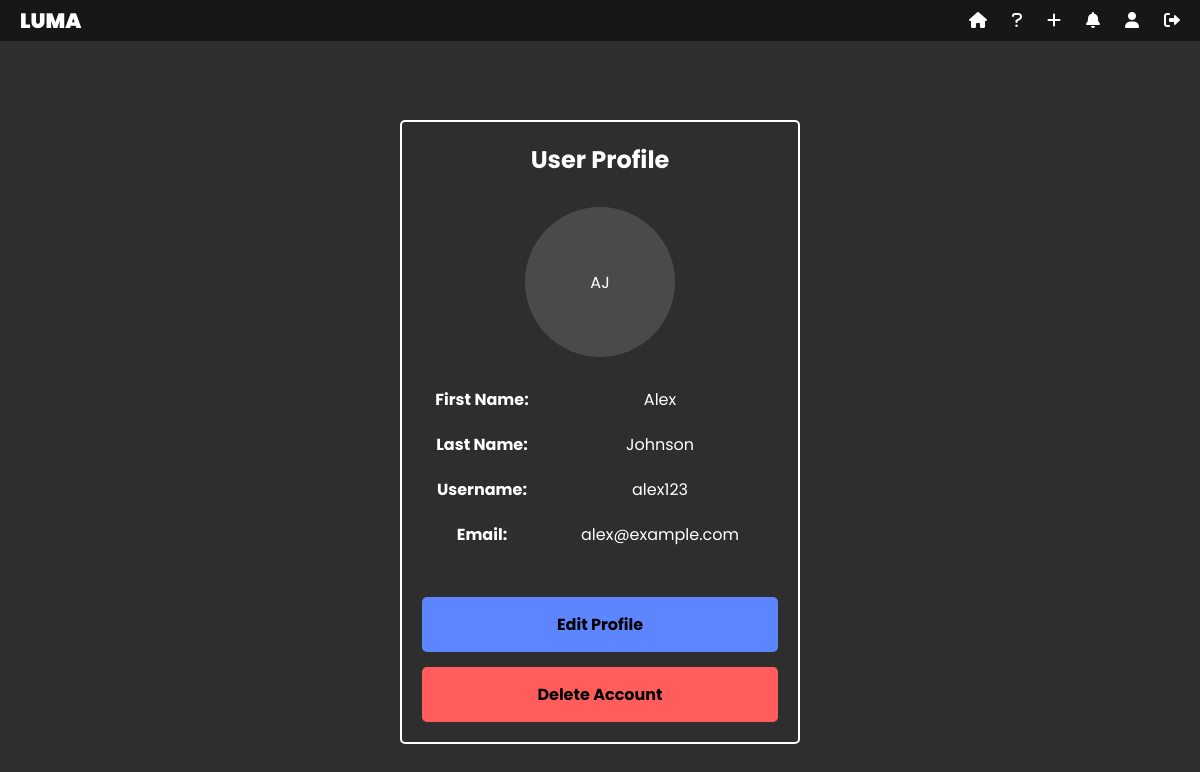
The app's page /profile/ (signed in) with its own data.
### chat/models.py (models this page shows, shortened)
class User(AbstractBaseUser):
    first_name = models.CharField(max_length=30)
    last_name = models.CharField(max_length=30)
    username = models.CharField(max_length=30, unique=True)
    email = models.EmailField(unique=True)
    profile_picture = models.ImageField(upload_to='profile_pics/', blank=True, null=True)  # Optional field
    created_at = models.DateTimeField(auto_now_add=True)
    is_active = models.BooleanField(default=True)
    is_admin = models.BooleanField(default=False)
    objects = UserManager()
    USERNAME_FIELD = 'username'
    REQUIRED_FIELDS = ['email', 'first_name', 'last_name']

### chat/views.py (the view, shortened to what this page needs)
# urls.py: path('profile/', views.profile, name='profile'),
@login_required
def profile(request):
    user = request.user
    print(f"Profile picture URL: {user.profile_picture.url if user.profile_picture else 'None'}")
    print(f"Profile picture path: {user.profile_picture.path if user.profile_picture else 'None'}")
    return render(request, 'profile.html')

### templates/profile.html (shortened to what this page needs)
{% extends 'base.html' %}
{% block content %}
<div class="profile-container">
    <div class="profile-content">
        <h2>User Profile</h2>
        <div class="profile-picture-container">
            <div class="profile-picture" id="profilePicContainer">
                {% if user.profile_picture %}
                    <img src="{{ user.profile_picture.url }}" alt="{{ user.username }}'s profile picture">
                {% else %}
                    <span>{{ user.first_name|first }}{{ user.last_name|first }}</span>
                {% endif %}
            </div>
        </div>
        <div class="profile-details">
            <div class="profile-field">
                <div class="profile-field-label">First Name:</div>
                <div class="profile-field-value">{{ user.first_name }}</div>
            </div>
            <div class="profile-field">
                <div class="profile-field-label">Last Name:</div>
                <div class="profile-field-value">{{ user.last_name }}</div>
            </div>
            <div class="profile-field">
                <div class="profile-field-label">Username:</div>
                <div class="profile-field-value">{{ user.username }}</div>
            </div>
            <div class="profile-field">
                <div class="profile-field-label">Email:</div>
                <div class="profile-field-value">{{ user.email }}</div>
            </div>
        </div>
        <div class="profile-buttons">
            <form method="post" action="" style="width: 100%;">
                <button type="submit" class="profile-button edit-button">Edit Profile</button>
            </form>
            <form method="post" action="{% url 'delete_account' %}" style="width: 100%;">
                <button type="submit" class="profile-button delete-button">Delete Account</button>
            </form>
        </div>
    </div>
</div>
{% endblock %}

### templates/base.html (style rules this page uses)
* { margin: 0; padding: 0; box-sizing: border-box; font-family: "Poppins", sans-serif; user-select: none; scrollbar-width: none; }
body { background-color: #121212; color: white; }

### templates/profile.html (style rules this page uses)
body, html { margin: 0; padding: 0; height: 100%; width: 100%; background-color: #2E2E2E; color: #FFFFFF; font-family: Arial, sans-serif; }
.profile-container { display: flex; flex-direction: column; align-items: center; padding-top: 20px; min-height: calc(100vh - 60px); }
.profile-content { width: 100%; max-width: 400px; display: flex; flex-direction: column; align-items: center; padding: 20px; border: 2px solid white; border-radius: 5px; }
h2 { margin-top: 0; margin-bottom: 30px; }
.profile-picture-container { position: relative; margin-bottom: 30px; }
.profile-picture { width: 150px; height: 150px; border-radius: 50%; background-color: #4a4a4a; display: flex; align-items: center; justify-content: center; cursor: pointer; overflow: hidden; position: relative; }
.profile-details { width: 100%; margin-bottom: 30px; }
.profile-field { margin-bottom: 20px; display: flex; }
.profile-field-label { font-weight: bold; min-width: 120px; }
.profile-field-value { flex-grow: 1; }
.profile-buttons { display: flex; flex-direction: column; align-items: center; gap: 15px; width: 100%; }
.profile-button { width: 100%; padding: 15px; border-radius: 5px; border: none; font-size: 16px; cursor: pointer; font-weight: bold; transition: background-color 0.3s ease; }
.edit-button { background-color: #5C85FF; }
.delete-button { background-color: #FF5C5C; }

### records on screen
User: first_name|first "A", last_name|first "J", first_name "Alex", last_name "Johnson", username "alex123", email "alex@example.com"
